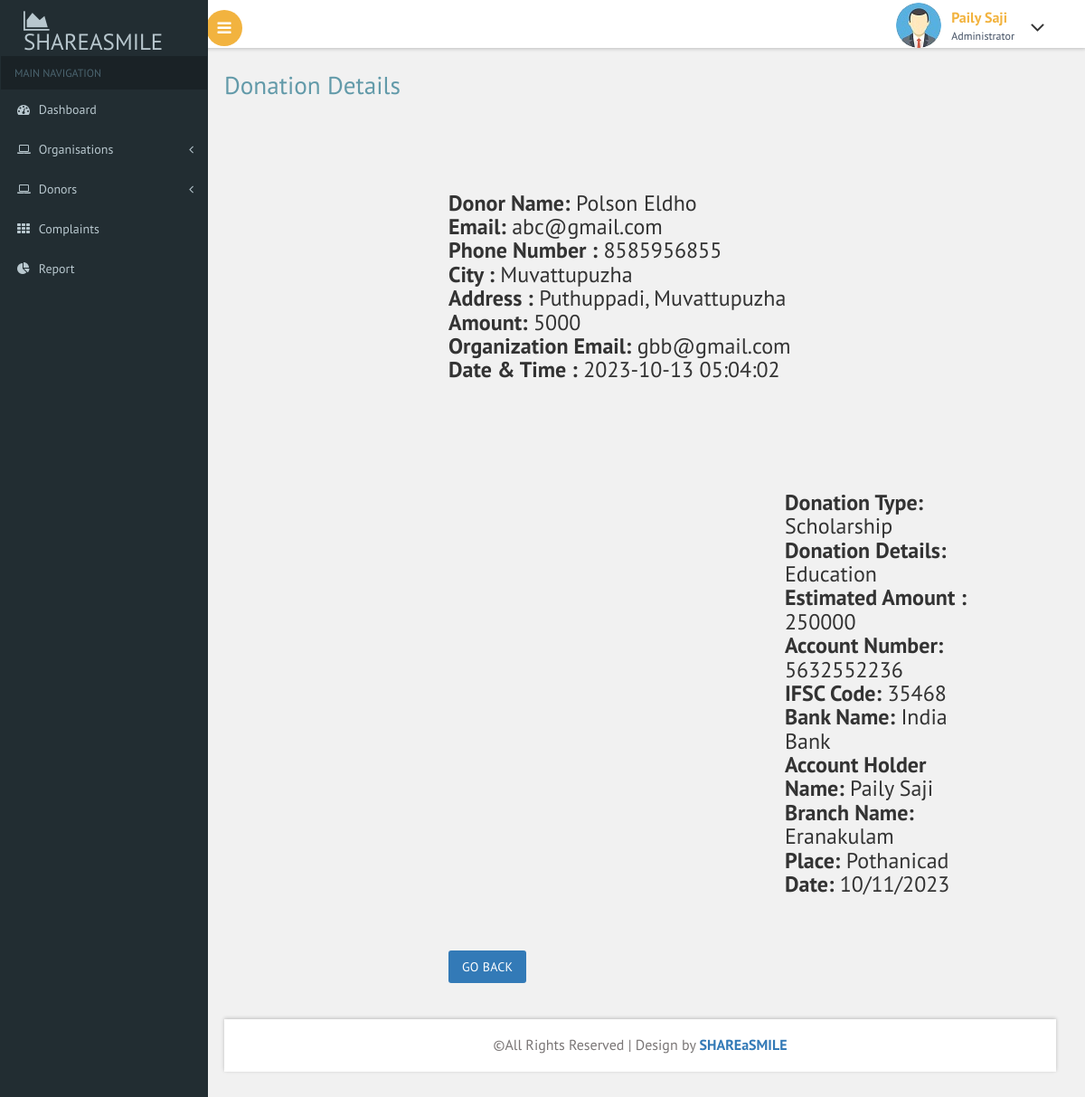
Screenshot of /admin/fulldetails.php?id=57&donation_id=26 with the database file from the repository.
### tables this page shows
CREATE TABLE `payment` (
  `payment_id` int(11) NOT NULL,
  `full_name` varchar(100) NOT NULL,
  `email` varchar(100) NOT NULL,
  `phone_number` varchar(15) NOT NULL,
  `city` varchar(100) NOT NULL,
  `address` varchar(500) NOT NULL,
  `amount` varchar(20) NOT NULL,
  `payment_status` int(11) NOT NULL,
  `donor_email` varchar(50) NOT NULL,
  `organization_email` varchar(500) NOT NULL,
  `donation_id` int(11) NOT NULL,
  `time_stamp` timestamp NOT NULL DEFAULT current_timestamp()
);

CREATE TABLE `request_form` (
  `donation_id` int(11) NOT NULL,
  `organization_email` varchar(100) NOT NULL,
  `donation_type` varchar(200) NOT NULL,
  `donation_details` varchar(600) NOT NULL,
  `estimated_amount` varchar(100) NOT NULL,
  `account_number` varchar(100) NOT NULL,
  `ifsc_code` varchar(50) NOT NULL,
  `bank_name` varchar(100) NOT NULL,
  `holder_name` varchar(100) NOT NULL,
  `branch` varchar(100) NOT NULL,
  `place` varchar(100) NOT NULL,
  `date` varchar(30) NOT NULL
);

### admin/fulldetails.php (the view)
<?php
include("header.php");
?>
<div id="page-wrapper">
    <div class="main-page">
        <h2 class="title1">Donation Details</h2>
        <?php
        if (isset($_GET['id'])) {
            $payment_id = $_GET['id'];
            $donation_id = $_GET['donation_id'];
            require("connect.php");
            $stmt = $conn->prepare("SELECT * FROM payment WHERE payment_id = ?");
            $stmt->bind_param("i", $payment_id);
            $stmt->execute();
            $res = $stmt->get_result();
            if ($res->num_rows > 0) {
                $row = $res->fetch_assoc();
                echo "<div id='page-wrapper'>";
                echo "<h3><b>Donor Name:</b> " . $row['full_name'] . "<br>";
                echo "<b>Email:</b> " . $row['email'] . "<br>";
                echo "<b>Phone Number :</b> " . $row['phone_number'] . "<br>";
                echo "<b>City :</b> " . $row['city'] . "<br>";
                echo "<b>Address :</b> " . $row['address'] . "<br>";
                echo "<b>Amount:</b> " . $row['amount'] . "<br>";
                echo "<b>Organization Email:</b> " . $row['organization_email'] . "<br>";
                echo "<b>Date & Time :</b> " . $row['time_stamp'] . "<br>";
                $stmt = $conn->prepare("SELECT * FROM request_form WHERE donation_id = ?");
                $stmt->bind_param("i", $donation_id);
                $stmt->execute();
                $res = $stmt->get_result();
                if ($res->num_rows > 0) {
                    while ($row1 = $res->fetch_assoc()) {
                        echo "<div id='page-wrapper'>";
                        echo "<b>Donation Type:</b> " . $row1['donation_type'] . "<br>";
                        echo "<b>Donation Details:</b> " . $row1['donation_details'] . "<br>";
                        echo "<b>Estimated Amount :</b> " . $row1['estimated_amount'] . "<br>";
                        echo "<b>Account Number:</b> " . $row1['account_number'] . "<br>";
                        echo "<b>IFSC Code:</b> " . $row1['ifsc_code'] . "<br>";
                        echo "<b>Bank Name:</b> " . $row1['bank_name'] . "<br>";
                        echo "<b>Account Holder Name:</b> " . $row1['holder_name'] . "<br>";
                        echo "<b>Branch Name:</b> " . $row1['branch'] . "<br>";
                        echo "<b>Place:</b> " . $row1['place'] . "<br>";
                        echo "<b>Date:</b> " . $row1['date'] . "<br>";
                        echo "</div>";
                    }
                    echo '<a class="btn btn-primary" href="donationdetails.php">Go Back</a>';
                    echo '</h3>';
                } else {
                    echo "<p>No data found for the specified ID.</p>";
                }
            }
        } else {
            echo "<p>No ID provided.</p>";
        }
        ?>
    </div>
</div>
<?php
include("footer.php");
?>

### admin/css/custom.css (style rules this page uses)
#page-wrapper { padding:5em 2em 2.5em; background-color: #F1F1F1; }

### rows the page displays
payment: full_name "Polson Eldho", email "abc@gmail.com", phone_number "8585956855", city "Muvattupuzha", address "Puthuppadi, Muvattupuzha", amount "5000", organization_email "gbb@gmail.com", time_stamp "2023-10-13 05:04:02"
request_form: donation_type "Scholarship", donation_details "Education", estimated_amount "250000", account_number "5632552236", ifsc_code "35468", bank_name "India Bank", holder_name "Paily Saji", branch "Eranakulam", place "Pothanicad", date "10/11/2023"
